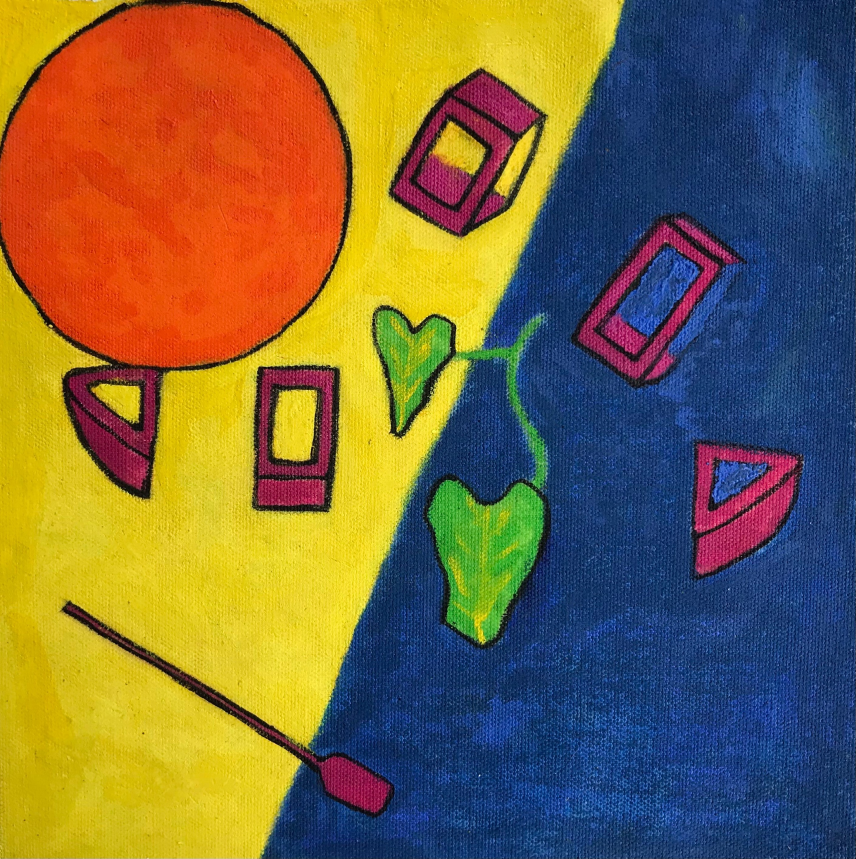
#> input picture reel2/fraternizing.jpeg, 2567 x 2576 px, found by its file name (shown at 1/3 size); the run also reads 1 picture not shown here
$ python -i render.py   (imports and definitions only)
#> lines starting #> are read from the running program, lines starting #| are printed output that depends on the picture; after the words box and inside, x2 and y2 are one past the last pixel; in counts of white or black regions, pixels touching at a corner belong together
### reel1_trial/lib.py
"""Reel 2 renderer pieces: painting, sun ring, rays, face, halo, wings, textures."""
import numpy as np
from PIL import Image, ImageDraw, ImageFilter

W, H = 1080, 1920
ORANGE = np.array([228, 73, 14]) / 255
YELLOW = np.array([232, 208, 38]) / 255
BLUE = np.array([36, 70, 127]) / 255
MAGENTA = np.array([173, 51, 97]) / 255
GOLD = np.array([245, 196, 70]) / 255
SUNLIGHT = np.array([255, 226, 110]) / 255
INK = np.array([18, 18, 22]) / 255

rng = np.random.default_rng(7)
PAD = 900

# ---------- painting ----------
_paint = np.asarray(Image.open("fraternizing.jpeg").convert("RGB")).astype(np.float32) / 255
SUN_C = np.load("sun.npy")[:2]
SUN_R = float(np.load("sun.npy")[2])
SC = SUN_C + PAD  # sun centre in padded coords
# off-canvas fill: yellow canvas outside the sun, orange paint inside it (the sun runs past the top/left edge)
def _flat(p):
    lo = np.asarray(Image.fromarray((p * 255).astype(np.uint8)).filter(ImageFilter.GaussianBlur(25))).astype(np.float32) / 255
    return np.clip(p - lo + p.reshape(-1, 3).mean(0), 0, 1)


# [7 lines left out: function _tile, not called in this run]
_ph, _pw = _paint.shape[0] + 2 * PAD, _paint.shape[1] + 2 * PAD
_r = np.random.default_rng(1)
_wv = np.asarray(Image.fromarray((_r.random((_ph // 4, _pw // 4)) * 255).astype(np.uint8)).resize((_pw, _ph), Image.BICUBIC)).astype(np.float32) / 255
_yy, _xx = np.mgrid[:_ph, :_pw]
_tex = (1 + 0.05 * (np.sin(_xx * 1.15) * np.sin(_yy * 1.15)) + 0.08 * (_wv - 0.5) + 0.04 * (_r.random((_ph, _pw)) - 0.5))[..., None]
_yel = (_paint[1700:2100, 40:180].reshape(-1, 3).mean(0) * _tex).astype(np.float32)
_org = (_paint[300:560, 300:560].reshape(-1, 3).mean(0) * _tex).astype(np.float32)
del _yy, _xx, _wv, _tex
_gy, _gx = np.mgrid[:_ph, :_pw]
_ins = np.hypot(_gx - SC[0], _gy - SC[1]) < SUN_R
PAINT = np.where(_ins[..., None], _org, _yel).astype(np.float32)
_cm = np.zeros((_ph, _pw), np.float32); _cm[PAD + 20:PAD + _paint.shape[0] - 20, PAD + 20:PAD + _paint.shape[1] - 20] = 1
_cm = np.asarray(Image.fromarray((_cm * 255).astype(np.uint8)).filter(ImageFilter.GaussianBlur(14))).astype(np.float32)[..., None] / 255
_full = PAINT.copy(); _full[PAD:PAD + _paint.shape[0], PAD:PAD + _paint.shape[1]] = _paint
PAINT = (_full * _cm + PAINT * (1 - _cm)).astype(np.float32)
del _cm, _full
del _yel, _org, _gy, _gx, _ins

# ring mask: the real painted outline (dark pixels in a band round the fitted circle)
yy, xx = np.mgrid[:PAINT.shape[0], :PAINT.shape[1]]
_dd = np.hypot(xx - SC[0], yy - SC[1])
_band = np.abs(_dd - SUN_R) < 26
_dark = PAINT.sum(2) < 0.95
RING = (_band & _dark).astype(np.float32)
# arcs off the canvas edge: the reflect pad mirrors them wrongly, so redraw those with a crayon line
_inside = (xx >= PAD) & (xx < PAD + _paint.shape[1]) & (yy >= PAD) & (yy < PAD + _paint.shape[0])
RING[~_inside] = 0
_miss = (~_inside) & (np.abs(_dd - SUN_R) < 6.5)
RING = np.maximum(RING, _miss * (rng.random(RING.shape) > 0.25))
RING = np.asarray(Image.fromarray((RING * 255).astype(np.uint8)).filter(ImageFilter.GaussianBlur(1.2))).astype(np.float32) / 255
del yy, xx, _dd, _band, _dark, _inside, _miss


# [20 lines left out: functions crop_affine, canvas_weave, not called in this run]


WEAVE = canvas_weave()


def paper_bg():
    base = np.ones((H, W, 3), np.float32) * np.array([0.985, 0.975, 0.955])
    return base * WEAVE[..., None] ** 0.6


def glow(mask, radius):
    im = Image.fromarray((np.clip(mask, 0, 1) * 255).astype(np.uint8))
    return np.asarray(im.filter(ImageFilter.GaussianBlur(radius))).astype(np.float32) / 255


def screen(base, col, a):
    return 1 - (1 - base) * (1 - col * a[..., None])


def over(base, col, a):
    a = a[..., None]
    return base * (1 - a) + col * a


# ---------- sun rays (soft, flowing, yellow) ----------
# [27 lines left out: functions rays, star_pts, crayon_line, not called in this run]


def grain_mask(a, keep=0.78):
    return a * (rng.random(a.shape) < keep)


# ---------- face (kajal eyes, smile, wink) ----------
# [83 lines left out: functions face_layer, halo_layer, not called in this run]


# ---------- wings ----------
WING_COLS = [ORANGE, MAGENTA, YELLOW, BLUE]


# [118 lines left out: functions feather_poly, wing_layer, doodles, not called in this run]


# ---------- ransom-note cut-out letters ----------
from PIL import ImageFont
_FD = "/usr/share/fonts/truetype/"
import glob as _glob
def _font_path(name):
    hits = _glob.glob(f"/usr/share/fonts/**/{name}", recursive=True)
    return hits[0] if hits else None
FONTS = [p for p in map(_font_path, ["DejaVuSerif-Bold.ttf", "FreeSansBold.ttf", "Caladea-Bold.ttf", "FreeMonoBold.ttf",
                                     "Inter-Black.otf", "Carlito-BoldItalic.ttf", "FreeSerifBoldItalic.ttf", "DejaVuSans-Bold.ttf"]) if p]
TILE_BG = [(255, 255, 255), (250, 244, 228), (246, 230, 120), (255, 255, 255), (240, 236, 230)]


# [82 lines left out: functions ransom, paste_rgba, logo_sticker, not called in this run]

### reel4/dress.py
"""Fashion sketch: woman in an all-over Reverie print spaghetti-strap princess dress.
figure(view='front'|'back', flare=1.0, spin=0.0) -> RGBA PIL image 800x1500 (with paper border)."""
import os
import numpy as np
from PIL import Image, ImageDraw, ImageFilter

HERE = os.path.dirname(os.path.abspath(__file__))
S = 2
FW, FH = 800, 1500
SKIN = (176, 120, 88); SKIN_SH = (150, 98, 70)
HAIR = (34, 24, 22); GOLD = (214, 172, 60); LIP = (170, 50, 50); OUT = (28, 22, 20)
PAINT = Image.open(os.path.join(HERE, "reverie.jpg")).convert("RGB")
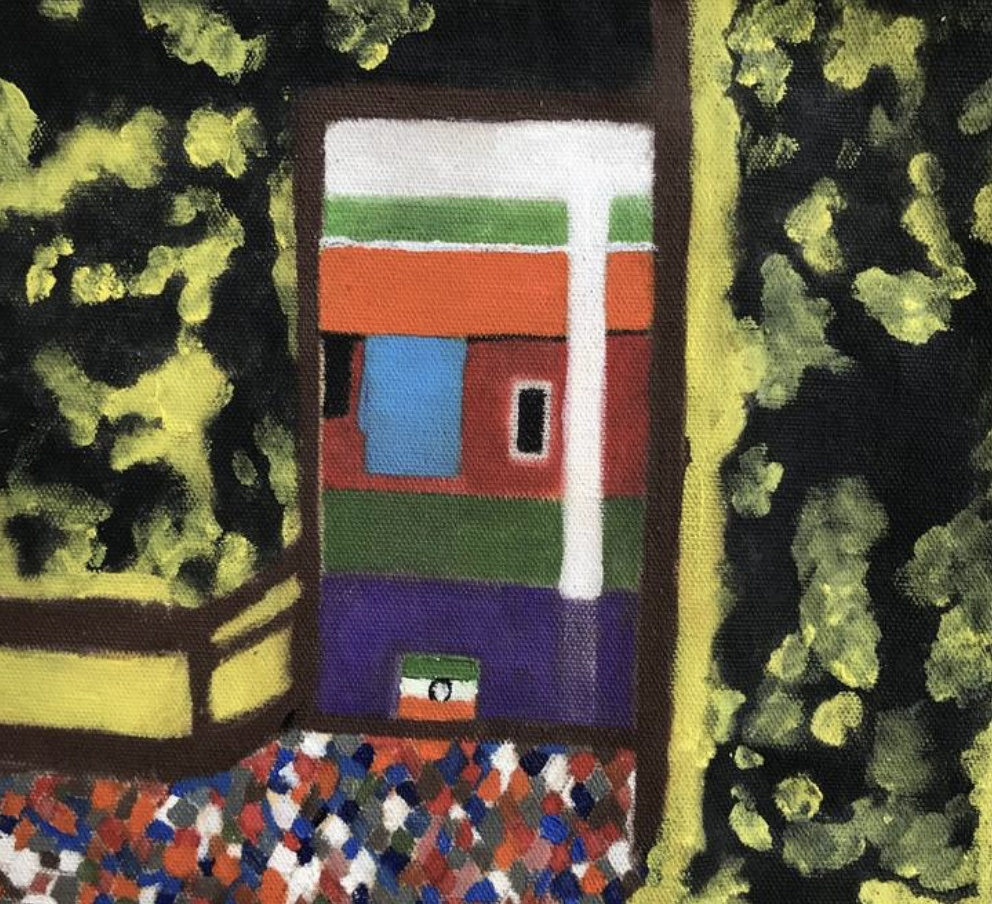
#> input picture reel4/reverie.jpg, 992 x 904 px
#> PAINT is the input picture: PIL image 992x904 RGB; mean R, G, B 96.8, 89.1, 70
# keep the print free of the small flag mat: paint it over with the verandah purple
ImageDraw.Draw(PAINT).rectangle((392, 640, 482, 735), fill=(84, 52, 150))
PAINT = PAINT.filter(ImageFilter.SMOOTH)

# [25 lines left out: functions _print_tile, linen, not called in this run]

def dilate(m, r):
    """Fast dilation: blur then threshold (MaxFilter is far too slow at this size)."""
    return m.filter(ImageFilter.BoxBlur(r)).point(lambda v: 255 if v > 8 else 0)

def _m():
    return Image.new("L", (FW * S, FH * S), 0)

def _poly(pts):
    m = _m(); ImageDraw.Draw(m).polygon([(x * S, y * S) for x, y in pts], fill=255); return m

def _ell(cx, cy, rx, ry):
    m = _m(); ImageDraw.Draw(m).ellipse(((cx - rx) * S, (cy - ry) * S, (cx + rx) * S, (cy + ry) * S), fill=255); return m

def _limb(pts, w0, w1):
    """Tapered limb along a polyline."""
    pts = np.array(pts, float); n = len(pts)
    left, right = [], []
    for i in range(n):
        a = pts[max(i - 1, 0)]; b = pts[min(i + 1, n - 1)]
        d = b - a; d /= np.linalg.norm(d) + 1e-6; nrm = np.array([-d[1], d[0]])
        w = w0 + (w1 - w0) * i / (n - 1)
        left.append(pts[i] + nrm * w / 2); right.append(pts[i] - nrm * w / 2)
    return _poly([tuple(p) for p in left + right[::-1]])

def _union(*ms):
    a = np.maximum.reduce([np.asarray(m) for m in ms]); return Image.fromarray(a)

class Canvas:
    def __init__(self):
        self.rgb = Image.new("RGB", (FW * S, FH * S), (255, 255, 255))
#> self.rgb: PIL image 1600x3000 RGB; every value is 255
        self.alpha = _m()
#> self.alpha: PIL image 1600x3000 L; every value is 0
#> in _poly, `ImageDraw.Draw(m).polygon([(x * S, y * S) for x, y in pts], fill=255)`:
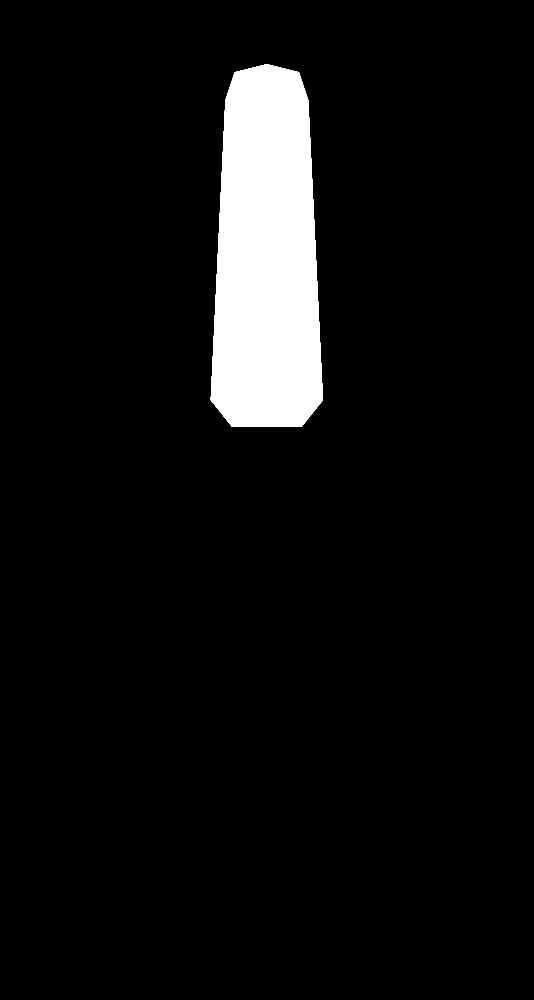
#> m: PIL image 1600x3000 L (shown at 1/3 size); 6.4% white; 1 white region, box (x1, y1, x2, y2) and area: (632, 192, 969, 1281) 306537
    def fill(self, mask, col, outline=True, ow=3):
#> called with col = (34, 24, 22), outline = True, ow = 3
        src = col if isinstance(col, Image.Image) else Image.new("RGB", self.rgb.size, col)
        if outline:
            big = dilate(mask, ow * S)
            self.rgb.paste(Image.new("RGB", self.rgb.size, OUT), (0, 0), big)
            self.alpha = _union(self.alpha, big)
        self.rgb.paste(src, (0, 0), mask)
        self.alpha = _union(self.alpha, mask)
    def line(self, pts, col, w):
        d = ImageDraw.Draw(self.rgb); d.line([(x * S, y * S) for x, y in pts], fill=col, width=int(w * S), joint="curve")
        ImageDraw.Draw(self.alpha).line([(x * S, y * S) for x, y in pts], fill=255, width=int(w * S))

# [22 lines left out: functions _skirt, _folds, not called in this run]

_BIG = None
# [74 lines left out: functions _linen_print, figure, not called in this run]

# [6 lines that do not run on import are left out]

### reel4/render.py
"""Reel 4 'Reverie: a day in the dress'. A cut-paper fashion sketch girl spends a day in Fort Kochi
in the Reverie print dress, rides home and finds her parents in a courtyard house; the print is revealed as the painting.
python3 render.py sheet t1 t2 ...  -> sheet.jpg      python3 render.py full -> frames.mp4 (silent)"""
import os, sys, math, subprocess
from functools import lru_cache
import numpy as np
from multiprocessing import Pool
from PIL import Image, ImageDraw, ImageFilter

HERE = os.path.dirname(os.path.abspath(__file__))
R2 = os.path.join(HERE, "..", "reel2")
# [1 line not run here, left out]
import lib
# [1 line that did not run here, left out]
# [1 line not run here, left out]
import dress
from dress import Canvas, _poly, _ell, _limb, _union, SKIN, HAIR, GOLD, OUT

W, H, FPS, DUR = 1080, 1920, 30, 32.0
# [1 line that did not run here, left out]

# palette, all from Reverie
SAFF = (232, 110, 40); PURP = (84, 52, 150); GRN = (62, 128, 60); LGRN = (120, 170, 70)
RED = (178, 54, 46); YEL = (226, 214, 80); SKYB = (96, 160, 214); WHITE = (246, 242, 232)
CREAM = (238, 226, 196); TILE = (176, 74, 46); WOOD = (92, 52, 32); SEA = (70, 140, 190)
LATERITE = (170, 92, 62); MAG = (190, 60, 120); KRAFT = (196, 158, 108); BREAD = (214, 160, 84)

def ease(x): x = min(max(x, 0.0), 1.0); return x * x * (3 - 2 * x)
def ramp(t, a, b): return ease((t - a) / (b - a))
def lerp(a, b, k): return a + (b - a) * k

def shp(d, pts, fill, w=3):
    d.polygon(pts, fill=fill, outline=OUT, width=w)

def rect(d, x0, y0, x1, y1, fill, w=3):
    d.rectangle((x0, y0, x1, y1), fill=fill, outline=OUT, width=w)

# [8 lines left out: function paste, not called in this run]

# ---------------------------------------------------------------- city pieces
def window(d, x, y, w, h, shutter=GRN, arch=True, open_k=1.0):
    rect(d, x, y, x + w, y + h, (40, 34, 40))
    if arch: d.pieslice((x, y - w / 2, x + w, y + w / 2), 180, 360, fill=CREAM, outline=OUT, width=3)
    sw = w / 2 * open_k
    rect(d, x - sw, y, x, y + h, shutter); rect(d, x + w, y, x + w + sw, y + h, shutter)
    for k in range(1, 5):
        yy = y + h * k / 5
        d.line((x - sw, yy, x, yy), fill=OUT, width=1); d.line((x + w, yy, x + w + sw, yy), fill=OUT, width=1)
    d.line((x + w / 2, y, x + w / 2, y + h), fill=OUT, width=2)

def roof(d, x0, x1, y, h, over=24):
    shp(d, [(x0 - over, y), (x1 + over, y), (x1 - h * 0.4, y - h), (x0 + h * 0.4, y - h)], TILE)
    for k in range(1, 6):
        yy = y - h * k / 6; d.line((x0 - over + h * 0.4 * k / 6 + 8, yy, x1 + over - h * 0.4 * k / 6 - 8, yy), fill=(140, 52, 34), width=2)

def building(d, x, w, ground, h, wall, kind="house", shutter=GRN):
    top = ground - h
    rect(d, x, top, x + w, ground, wall)
    roof(d, x, x + w, top, 70)
    nw = max(1, int(w // 150))
    for i in range(nw):                                   # upper floor windows
        cx = x + (i + 0.5) * w / nw
        window(d, cx - 26, top + 80, 52, 100, shutter)
    d.line((x, top + 230, x + w, top + 230), fill=OUT, width=3)
    if kind == "cafe":                                    # striped awning, open front, tables
        aw = [(x + 10, ground - 300), (x + w - 10, ground - 300), (x + w + 20, ground - 220), (x - 20, ground - 220)]
        shp(d, aw, WHITE)
        for k in range(0, 10, 2):
            a = x - 20 + (w + 40) * k / 10; b = x - 20 + (w + 40) * (k + 1) / 10
            d.polygon([(lerp(x + 10, x + w - 10, k / 10), ground - 300), (lerp(x + 10, x + w - 10, (k + 1) / 10), ground - 300),
                       (b, ground - 220), (a, ground - 220)], fill=SAFF)
        d.polygon(aw, outline=OUT, width=3)
        rect(d, x + 30, ground - 210, x + w - 30, ground, (60, 40, 34))
        for i in range(3):
            rect(d, x + 50 + i * (w - 100) / 3, ground - 120, x + 40 + (i + 1) * (w - 100) / 3, ground - 112, WOOD, 2)
    elif kind == "shop":
        d.arc((x + w / 2 - 70, ground - 280, x + w / 2 + 70, ground - 140), 180, 360, fill=OUT, width=3)
        rect(d, x + w / 2 - 70, ground - 210, x + w / 2 + 70, ground, (64, 40, 30))
        window(d, x + 30, ground - 190, 50, 120, shutter, arch=False)
    else:
        d.pieslice((x + w / 2 - 55, ground - 260, x + w / 2 + 55, ground - 150), 180, 360, fill=WOOD, outline=OUT, width=3)
        rect(d, x + w / 2 - 55, ground - 205, x + w / 2 + 55, ground, WOOD)
        d.line((x + w / 2, ground - 205, x + w / 2, ground), fill=OUT, width=2)

def bougain(d, x, y, r, seed):
    g = np.random.default_rng(seed)
    for _ in range(40):
        a = g.uniform(0, 6.28); rr = g.uniform(0, r)
        px, py = x + math.cos(a) * rr, y + math.sin(a) * rr * 0.6
        d.ellipse((px - 9, py - 9, px + 9, py + 9), fill=MAG if g.random() > 0.35 else GRN)

def fishing_net(d, base_x, base_y, k, s=1.0, flip=False):
    """Chinese fishing net: a cantilever frame that dips with k (0..1)."""
    sg = -1 if flip else 1
    ang = math.radians(-35 + 20 * k)
    tip = (base_x + sg * 330 * s * math.cos(ang), base_y + 330 * s * math.sin(ang))
    d.line((base_x, base_y, tip[0], tip[1]), fill=WOOD, width=int(7 * s))
    d.line((base_x, base_y, base_x - sg * 120 * s, base_y - 150 * s), fill=WOOD, width=int(6 * s))
    for f in (-1, 1):
        ex = (tip[0] + f * 90 * s, tip[1] + 140 * s)
        d.line((tip[0], tip[1], ex[0], ex[1]), fill=WOOD, width=int(4 * s))
    net = [(tip[0] - 90 * s, tip[1] + 140 * s), (tip[0] + 90 * s, tip[1] + 140 * s), (tip[0], tip[1] + 190 * s)]
    d.polygon(net, outline=OUT, width=2)
    for j in range(1, 6):
        d.line((lerp(net[0][0], net[2][0], j / 6), lerp(net[0][1], net[2][1], j / 6),
                lerp(net[1][0], net[2][0], j / 6), lerp(net[1][1], net[2][1], j / 6)), fill=OUT, width=1)
    for j in range(5): d.ellipse((base_x - sg * 120 * s - 12 + j * 3, base_y - 150 * s + j * 18, base_x - sg * 120 * s + 12 + j * 3, base_y - 150 * s + j * 18 + 18), fill=(150, 150, 140), outline=OUT)

# [15 lines left out: functions palm, birds, not called in this run]

def sky(d, top=0, bottom=900):
    d.rectangle((0, top, W, bottom), fill=(224, 232, 222))
    for i, y in enumerate(range(top + 120, bottom, 160)):
        d.ellipse((60 + i * 210 % 900, y, 300 + i * 210 % 900, y + 50), fill=(244, 240, 228))

def ground_tiles(d, y0, col=LATERITE):
    d.rectangle((0, y0, W, H), fill=col)
    for y in range(y0 + 30, H, 60):
        off = (y // 60 % 2) * 45
        for x in range(-90 + off, W, 90): d.rectangle((x, y, x + 86, y + 56), outline=(140, 72, 48), width=2)

# ---------------------------------------------------------------- people and props
@lru_cache(maxsize=256)
def girl(view, flare, spin):
    return dress.figure(view, flare, spin)

def bag(bread=True):
    im = Image.new("RGBA", (200, 330), (0, 0, 0, 0)); d = ImageDraw.Draw(im)
    if bread:
        d.rounded_rectangle((70, 4, 112, 200), 20, fill=BREAD, outline=OUT, width=3)
        for y in (40, 80, 120): d.line((80, y, 102, y - 14), fill=(150, 100, 50), width=3)
    shp(d, [(20, 140), (180, 140), (170, 326), (30, 326)], KRAFT)
    d.arc((60, 100, 140, 180), 180, 360, fill=OUT, width=4)
    return im

def elder(kind, laugh=False):
    """Parents, about 50, drawn exactly like the girl (same body, face and outline).
    Mum: a mustard cotton kurti, off-white leggings, green dupatta, gold bangles.
    Dad: a half-sleeve shirt and a checked kaili lungi, a watch."""
    c = Canvas()
    mum = kind == "mum"
    sk = SKIN if mum else (228, 188, 156)                                                     # Dad: fair skin
    if mum:   # long straight hair falls behind her back, past the waist
        c.fill(_poly([(338, 150), (352, 108), (400, 96), (448, 108), (462, 150), (484, 600), (452, 640), (348, 640), (316, 600)]), HAIR)
    # legs and flat sandals, same construction as the girl
    for side, x_hip, x_ank in [(-1, 380, 374), (1, 420, 430)]:
        c.fill(_limb([(x_hip, 760), (x_hip + side * 6, 960), (x_ank, 1300)], 62 if mum else 80, 22 if mum else 32), sk)
        c.fill(_poly([(x_ank - 11, 1292), (x_ank + 11, 1292), (x_ank + 22, 1324), (x_ank - 10, 1324)]), sk, ow=2)
        c.line([(x_ank - 12, 1326), (x_ank + 24, 1326)], (110, 70, 40), 6)
    if mum:   # leggings over the legs
        c.fill(_union(_limb([(380, 760), (374, 960), (374, 1290)], 64, 26), _limb([(420, 760), (426, 960), (430, 1290)], 64, 26)), WHITE)
#> in _poly (call 6), `ImageDraw.Draw(m).polygon([(x * S, y * S) for x, y in pts], fill=255)`:
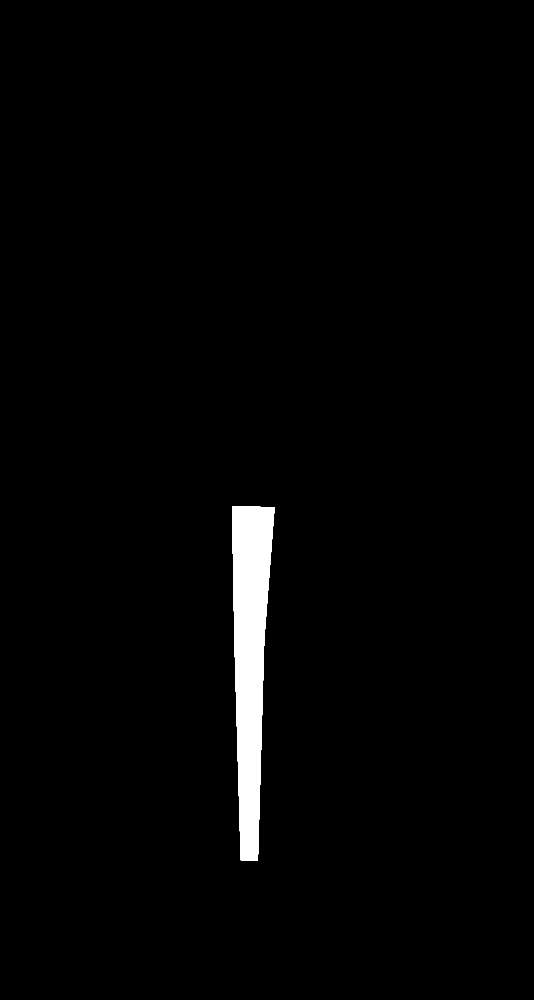
#> m: PIL image 1600x3000 L (shown at 1/3 size); 1.9% white; 1 white region, box (x1, y1, x2, y2) and area: (696, 1518, 824, 2581) 90547
#> in fill (call 6), `src = col if isinstance(col, Image.Image) else Image.new("RGB", self.r..`:
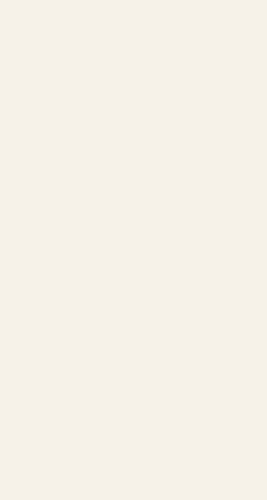
#> src: PIL image 1600x3000 RGB (shown at 1/6 size); mean R, G, B 246, 242, 232
#> in fill (call 6), `self.rgb.paste(src, (0, 0), mask)`:
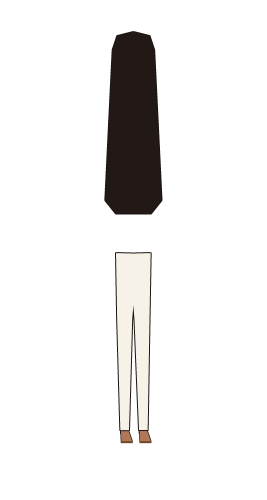
#> self.rgb: PIL image 1600x3000 RGB (shown at 1/6 size); mean R, G, B 238.5, 237.6, 237
    # arms
    ax = 0 if mum else 34                                                                   # Dad is broader
    c.fill(_limb([(338 - ax / 2, 312), (322 - ax, 470), (304 - ax, 640)], 34 + ax * 0.8, 22 + ax * 0.6), sk); c.fill(_ell(302 - ax, 660, 16 + ax / 3, 24 + ax / 4), sk)
#> in dilate (call 8), `return m.filter(ImageFilter.BoxBlur(r)).point(lambda v: 255 if v > 8 e..`:
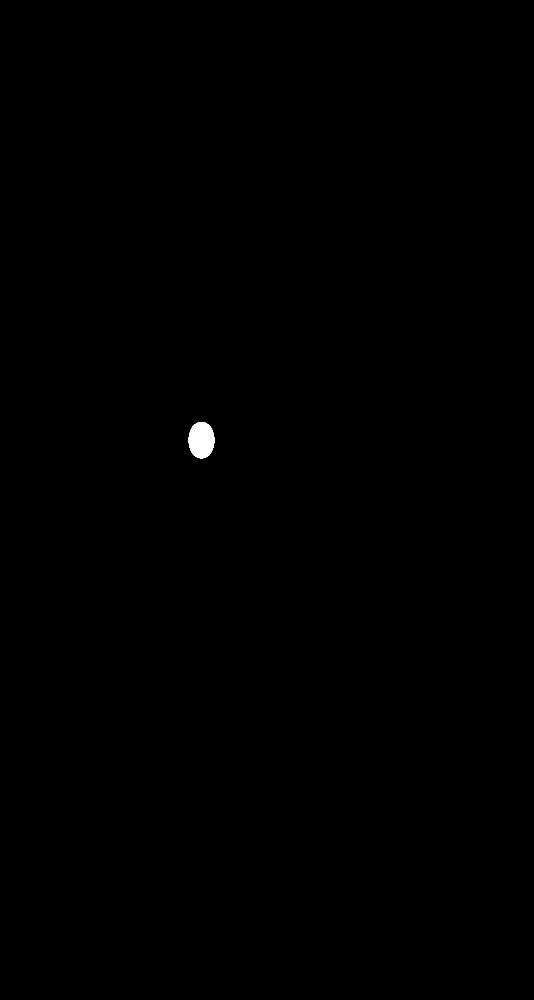
#> returned value: PIL image 1600x3000 L (shown at 1/3 size); 0.14% white; 1 white region, box (x1, y1, x2, y2) and area: (566, 1266, 643, 1375) 6713
#> (the rest of the program and of its run is left out)
